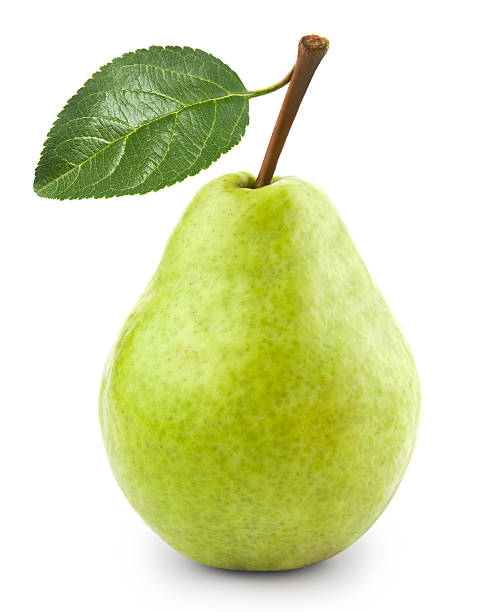
#> input picture Lycee/seconde/SNT/photos pixels/poire.jpg, 489 x 612 px
$ python decouvrir.py
#> lines starting #> are read from the running program, lines starting #| are printed output that depends on the picture
from PIL import Image

def manipuler():
    """
    cette fonction n'a pas de variable
    ouvrir l'image poire.jpg pour accéder à toutes ses infos :
    sa largeur, sa hauteur, ses pixels, ....
    cette image est ouverte dans le programme sous le nom ma_photo
    """
    ma_photo=Image.open("poire.jpg")
#> ma_photo is the input picture: PIL image 489x612 RGB; mean R, G, B 219.1, 225.9, 180.4
    # L'image a une largeur de 489px donc 489 passages dans la boucle
    for x in range(489):
        #pour chaque abscisse, il faut examiner les différentes valeurs des ordonnées
        #la hauteur est de 612 px donc 612 passages
        for y in range(612):
            #récuperer le code couleur rgb pour chaque pixel de la photo poire
            (r,v,b)=ma_photo.getpixel((x,y))
            #3 nouvelles variables sont définies, nous échangeons les valeurs du code rgb
            newR=b
            newV=0
            newB=0
            #injecter un nouveau code couleur pour ce pixel
            ma_photo.putpixel((x,y),(newR,newV,newB))
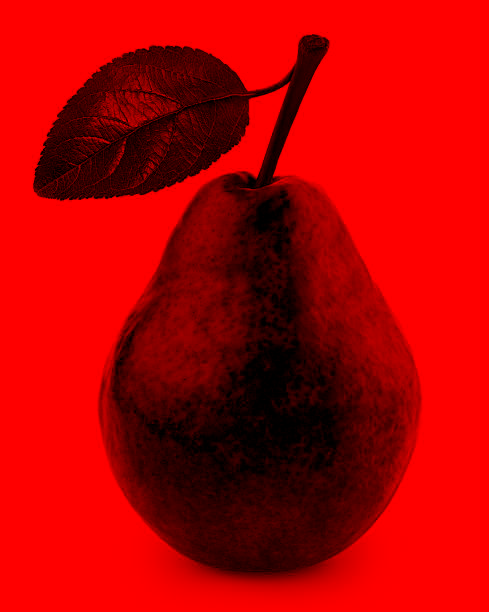
#> ma_photo: PIL image 489x612 RGB; mean R, G, B 180.4, 0, 0
    #montrer l'image ma_photo
    ma_photo.show()

#appel de la fonction
manipuler()
